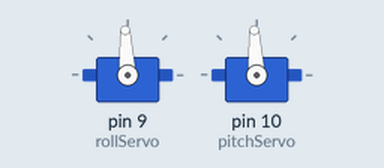
The sketch below on a simulated Arduino Uno, built with avr-gcc and run on an emulated ATmega328P. On the bench: 2 × servo.

Above: at 5.05 s.
At 10.95 s:
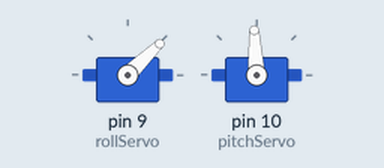
At 16.95 s:
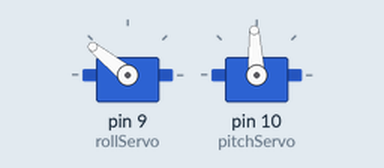
At 28.95 s:
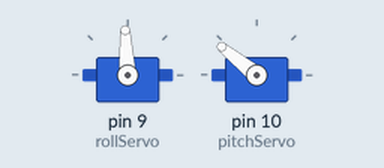
Timing chart, 0 to 40.1 s (numbered marks = the images above):
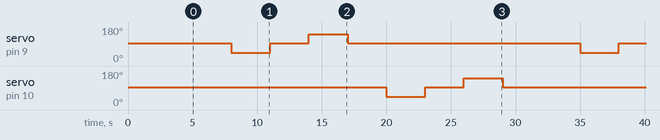

The sketch:

test.ino
```cpp
#include <Servo.h>

Servo rollServo;
Servo pitchServo;

void setup() {
  Serial.begin(115200);

  rollServo.attach(9);
  pitchServo.attach(10);

  rollServo.writeMicroseconds(1500);
  pitchServo.writeMicroseconds(1500);

  delay(5000);
}

void loop() {
  // 양쪽 중앙
  rollServo.writeMicroseconds(1500);
  pitchServo.writeMicroseconds(1500);
  delay(3000);

  // ROLL 테스트
  rollServo.writeMicroseconds(1000);
  delay(3000);
  rollServo.writeMicroseconds(1500);
  delay(3000);
  rollServo.writeMicroseconds(2000);
  delay(3000);
  rollServo.writeMicroseconds(1500);
  delay(3000);

  // PITCH 테스트
  pitchServo.writeMicroseconds(1000);
  delay(3000);
  pitchServo.writeMicroseconds(1500);
  delay(3000);
  pitchServo.writeMicroseconds(2000);
  delay(3000);
  pitchServo.writeMicroseconds(1500);
  delay(3000);
}
```

Measured:
- by itself, servo on pin 9 (rollServo), servo on pin 10 (pitchServo): repeats every 27.0 s: 93° 3.0 s, 141° 3.0 s, 93° 18.0 s, 44° 3.0 s
